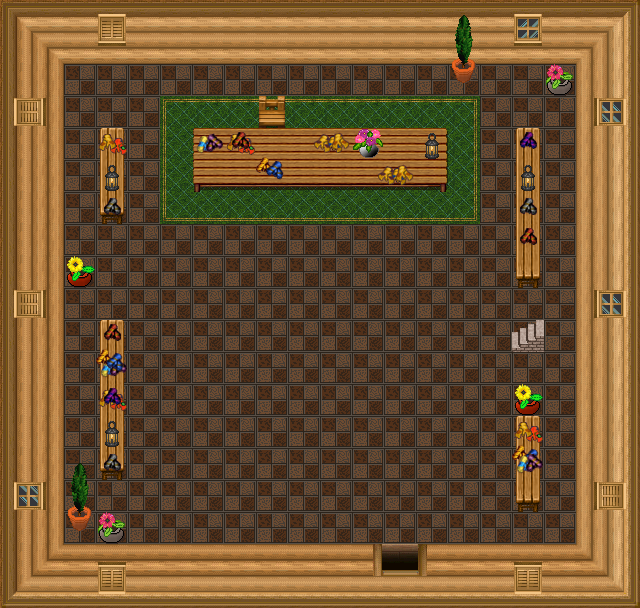

A level layout from a 2D game, rendered from its tile map. Below: a short description, then the map file with tile-grid data replaced by summaries:
An orthogonal 20x19 tile map with 32x32 px tiles, 5 tile layers (0_floor, 1_terrain, 2_object, 3_roof, ...), 3 hidden layers not drawn, 16 tilesets.

<map version="1.2" tiledversion="1.3.1" orientation="orthogonal" renderorder="right-down" compressionlevel="0" width="20" height="19" tilewidth="32" tileheight="32" infinite="0" nextlayerid="9" nextobjectid="1">
 <tileset firstgid="1" name="long_front_on.png" tilewidth="32" tileheight="32" tilecount="3" columns="1">
  <image source="../../tileset/furniture/table/long_front_on.png" width="32" height="96" />
 </tileset>
 <tileset firstgid="4" name="pot_plant.png" tilewidth="32" tileheight="32" tilecount="3" columns="1">
  <image source="../../tileset/plant/indoor/pot_plant.png" width="32" height="96" />
 </tileset>
 <tileset firstgid="7" name="stool.png" tilewidth="32" tileheight="32" tilecount="1" columns="1">
  <image source="../../tileset/furniture/chair/stool.png" width="32" height="32" />
 </tileset>
 <tileset firstgid="8" name="small_lamp.png" tilewidth="32" tileheight="32" tilecount="4" columns="4">
  <image source="../../tileset/furniture/light/small_lamp.png" width="128" height="32" />
 </tileset>
 <tileset firstgid="12" name="collision.png" tilewidth="32" tileheight="32" tilecount="1" columns="1">
  <image source="../../tileset/logic/collision.png" width="32" height="32" />
 </tileset>
 <tileset firstgid="13" name="flower_vase.png" tilewidth="32" tileheight="32" tilecount="3" columns="3">
  <image source="../../tileset/plant/indoor/flower_vase.png" width="96" height="32" />
 </tileset>
 <tileset firstgid="16" name="table" tilewidth="32" tileheight="32" tilecount="9" columns="3">
  <image source="../../tileset/furniture/table/wooden_rectangular.png" width="96" height="96" />
 </tileset>
 <tileset firstgid="25" name="chair" tilewidth="32" tileheight="32" tilecount="5" columns="5">
  <image source="../../tileset/furniture/chair/wooden.png" width="160" height="32" />
 </tileset>
 <tileset firstgid="30" name="ground" tilewidth="32" tileheight="32" tilecount="4" columns="4">
  <image source="../../tileset/ground/ground_2.png" width="128" height="32" />
 </tileset>
 <tileset firstgid="34" name="int_plazy" tilewidth="32" tileheight="32" tilecount="27" columns="3">
  <image source="../../tileset/pol/waly/int_plazy.png" width="96" height="288" />
 </tileset>
 <tileset firstgid="61" name="door_drewno_int" tilewidth="32" tileheight="32" tilecount="15" columns="5">
  <image source="../../tileset/pol/domki/drzwi/door_drewno_int.png" width="160" height="96" />
 </tileset>
 <tileset firstgid="76" name="floor_tiles" tilewidth="32" tileheight="32" tilecount="9" columns="3">
  <image source="../../tileset/ground/indoor/floor_tiles.png" width="96" height="96" />
 </tileset>
 <tileset firstgid="85" name="stairs" tilewidth="32" tileheight="32" tilecount="12" columns="2">
  <image source="../../tileset/building/stairs/stairs.png" width="64" height="192" />
 </tileset>
 <tileset firstgid="97" name="window_drewno" tilewidth="32" tileheight="32" tilecount="16" columns="8">
  <image source="../../tileset/pol/domki/okna/window_drewno.png" width="256" height="64" />
 </tileset>
 <tileset firstgid="113" name="dywan_zielen" tilewidth="32" tileheight="32" tilecount="9" columns="3">
  <image source="../../tileset/pol/domki/podloga/dywan_zielen.png" width="96" height="96" />
 </tileset>
 <tileset firstgid="122" name="rekawice" tilewidth="32" tileheight="32" tilecount="9" columns="3">
  <image source="../../tileset/pol/wyposazenie/rekawice.png" width="96" height="96" />
 </tileset>
 <layer id="1" name="0_floor" width="20" height="19">
  <data>[380 cells, 380 non-empty, 2 distinct tile ids]</data>
 </layer>
 <layer id="2" name="1_terrain" width="20" height="19">
  <data>[380 cells, 198 non-empty, 35 distinct tile ids]</data>
 </layer>
 <layer id="3" name="2_object" width="20" height="19">
  <data>[380 cells, 53 non-empty, 33 distinct tile ids]</data>
 </layer>
 <layer id="4" name="3_roof" width="20" height="19">
  <data>[380 cells, 10 non-empty, 7 distinct tile ids]</data>
 </layer>
 <layer id="8" name="4_roof_add" width="20" height="19">
  <data>[380 cells, 0 non-empty, 0 distinct tile ids]</data>
 </layer>
 <layer id="5" name="objects" width="20" height="19" visible="0">
  <data>[380 cells, 0 non-empty, 0 distinct tile ids]</data>
 </layer>
 <layer id="6" name="collision" width="20" height="19" visible="0" opacity="0.37">
  <data>[380 cells, 177 non-empty, 1 distinct tile ids]</data>
 </layer>
 <layer id="7" name="protection" width="20" height="19" visible="0">
  <data>[380 cells, 0 non-empty, 0 distinct tile ids]</data>
 </layer>
</map>
